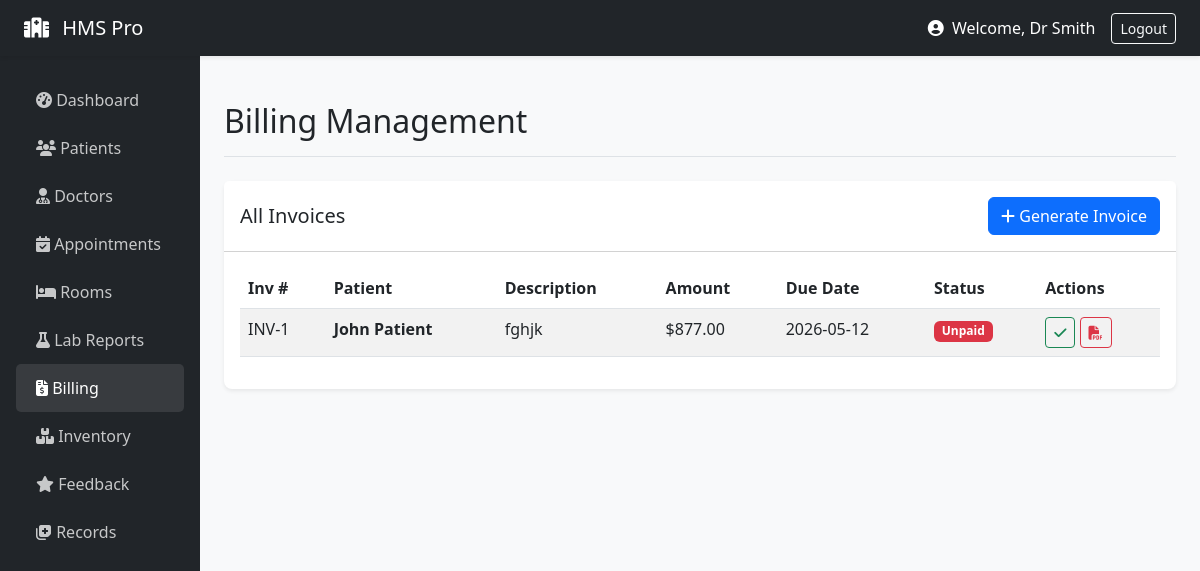
The app's page /staff/billing (signed in), older data.
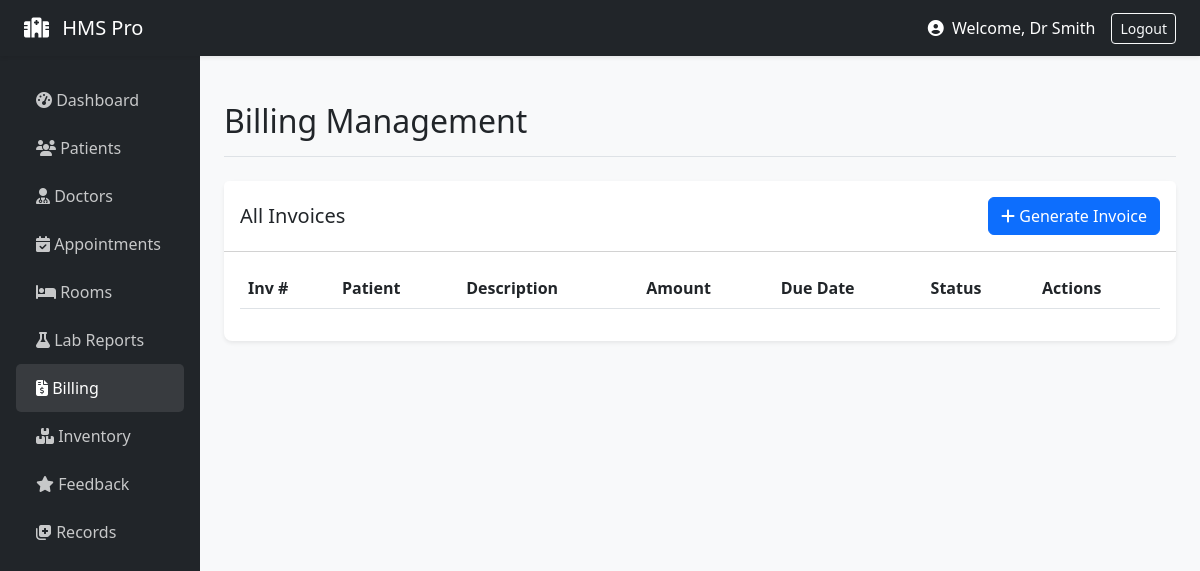
The same page, newer data.
### models/__init__.py (models this page shows, shortened)
class User(UserMixin, db.Model):
    id = db.Column(db.Integer, primary_key=True)
    email = db.Column(db.String(120), unique=True, nullable=False)
    name = db.Column(db.String(100), nullable=False)
    role = db.Column(db.String(20), nullable=False)
    password_hash = db.Column(db.String(200), nullable=False)
    age = db.Column(db.Integer)
    gender = db.Column(db.String(10))
    staff_role = db.Column(db.String(50))
    department = db.Column(db.String(50))
    staff_id = db.Column(db.String(20))
    created_at = db.Column(db.DateTime, default=datetime.utcnow)

class Invoice(db.Model):
    id = db.Column(db.Integer, primary_key=True)
    patient_id = db.Column(db.Integer, db.ForeignKey('user.id'))
    amount = db.Column(db.Float)
    description = db.Column(db.String(200))
    status = db.Column(db.String(20), default='Unpaid')
    due_date = db.Column(db.Date)
    created_at = db.Column(db.DateTime, default=datetime.utcnow)
    patient = db.relationship('User', foreign_keys=[patient_id])

### routes/staff.py (the view, shortened to what this page needs)
@staff_bp.route('/billing', methods=['GET', 'POST'])
def billing():
    form = InvoiceForm()
    patients = User.query.filter_by(role='patient').all()
    form.patient_id.choices = [(p.id, p.name) for p in patients]
    invoices = Invoice.query.all()
    return render_template('billing.html', invoices=invoices, form=form)

### models/__init__.py (called while the page is built)
@login_manager.user_loader
def load_user(user_id):
    return User.query.get(int(user_id))

### routes/staff.py (called while the page is built)
def staff_required(f):
    @wraps(f)
    def decorated_function(*args, **kwargs):
        if current_user.role != 'staff':
            flash('Staff access only', 'danger')
            return redirect(url_for('auth.login'))
        return f(*args, **kwargs)
    return decorated_function

@staff_bp.before_request
@login_required
@staff_required
def before_request():
    pass

### templates/billing.html (shortened to what this page needs)
{% extends "base.html" %}
{% block page_title %}Billing Management{% endblock %}
{% block content %}
<div class="card">
    <div class="card-header bg-white d-flex justify-content-between align-items-center py-3">
        <h5 class="mb-0">All Invoices</h5>
        <button type="button" class="btn btn-primary" data-bs-toggle="modal" data-bs-target="#addInvoiceModal">
            <i class="fas fa-plus"></i> Generate Invoice
        </button>
    </div>
    <div class="card-body">
        <table class="table table-striped table-hover datatable w-100">
            <thead>
                <tr>
                    <th>Inv #</th>
                    <th>Patient</th>
                    <th>Description</th>
                    <th>Amount</th>
                    <th>Due Date</th>
                    <th>Status</th>
                    <th>Actions</th>
                </tr>
            </thead>
            <tbody>
                {% for invoice in invoices %}
                <tr>
                    <td>INV-{{ invoice.id }}</td>
                    <td><strong>{{ invoice.patient.name if invoice.patient else 'Unknown' }}</strong></td>
                    <td>{{ invoice.description }}</td>
                    <td>${{ "%.2f"|format(invoice.amount) }}</td>
                    <td>{{ invoice.due_date }}</td>
                    <td>
                        {% if invoice.status == 'Paid' %}
                        <span class="badge bg-success">Paid</span>
                        {% elif invoice.status == 'Unpaid' %}
                        <span class="badge bg-danger">Unpaid</span>
                        {% else %}
                        <span class="badge bg-secondary">{{ invoice.status }}</span>
                        {% endif %}
                    </td>
                    <td>
                        {% if invoice.status == 'Unpaid' %}
                        <a href="#" class="btn btn-sm btn-outline-success" title="Mark Paid"><i class="fas fa-check"></i></a>
                        {% endif %}
                        <a href="#" class="btn btn-sm btn-outline-danger" title="Download PDF"><i class="fas fa-file-pdf"></i></a>
                    </td>
                </tr>
                {% endfor %}
            </tbody>
        </table>
    </div>
</div>
{% endblock %}

### templates/base.html (shortened to what this page needs)
<!doctype html>
<html lang="en">
<head>
  <link href="https://cdn.jsdelivr.net/npm/bootstrap@5.3.0/dist/css/bootstrap.min.css" rel="stylesheet">
  <link rel="stylesheet" href="https://cdnjs.cloudflare.com/ajax/libs/font-awesome/6.4.0/css/all.min.css">
</head>
<body>
{% if current_user.is_authenticated %}
<nav class="navbar navbar-dark bg-dark sticky-top shadow-sm">
  <div class="container-fluid px-4">
    <a class="navbar-brand" href="/"><i class="fas fa-hospital me-2"></i> HMS Pro</a>
    <div class="d-flex align-items-center text-white">
      <span class="me-3">
        <i class="fas fa-user-circle me-1"></i> Welcome, {{ current_user.name.split('@')[0] if '@' in current_user.name else current_user.name }}
      </span>
      <a class="btn btn-outline-light btn-sm" href="{{ url_for('auth.logout') }}">Logout</a>
    </div>
  </div>
</nav>
{% endif %}
<div id="main-wrapper">
    {% if not current_user.is_authenticated %}
        <div class="container mt-5">
    {% else %}
        <div class="container-fluid">
            <div class="row">
                <nav class="col-md-2 d-none d-md-block sidebar px-3">
                    <ul class="nav flex-column">
                        {% if current_user.role == 'staff' %}
                            <li class="nav-item">
                                <a class="nav-link {{ 'active' if request.endpoint == 'staff.dashboard' else '' }}" href="{{ url_for('staff.dashboard') }}"><i class="fas fa-tachometer-alt"></i> Dashboard</a>
                            </li>
                            <li class="nav-item">
                                <a class="nav-link {{ 'active' if request.endpoint == 'staff.patients' else '' }}" href="{{ url_for('staff.patients') }}"><i class="fas fa-users"></i> Patients</a>
                            </li>
                            <li class="nav-item">
                                <a class="nav-link {{ 'active' if request.endpoint == 'staff.doctors' else '' }}" href="{{ url_for('staff.doctors') }}"><i class="fas fa-user-md"></i> Doctors</a>
                            </li>
                            <li class="nav-item">
                                <a class="nav-link {{ 'active' if request.endpoint == 'staff.appointments' else '' }}" href="{{ url_for('staff.appointments') }}"><i class="fas fa-calendar-check"></i> Appointments</a>
                            </li>
                            <li class="nav-item">
                                <a class="nav-link {{ 'active' if request.endpoint == 'staff.rooms' else '' }}" href="{{ url_for('staff.rooms') }}"><i class="fas fa-bed"></i> Rooms</a>
                            </li>
                            <li class="nav-item">
                                <a class="nav-link {{ 'active' if request.endpoint == 'staff.lab' else '' }}" href="{{ url_for('staff.lab') }}"><i class="fas fa-flask"></i> Lab Reports</a>
                            </li>
                            <li class="nav-item">
                                <a class="nav-link {{ 'active' if request.endpoint == 'staff.billing' else '' }}" href="{{ url_for('staff.billing') }}"><i class="fas fa-file-invoice-dollar"></i> Billing</a>
                            </li>
                            <li class="nav-item">
                                <a class="nav-link {{ 'active' if request.endpoint == 'staff.inventory' else '' }}" href="{{ url_for('staff.inventory') }}"><i class="fas fa-boxes"></i> Inventory</a>
                            </li>
                            <li class="nav-item">
                                <a class="nav-link {{ 'active' if request.endpoint == 'staff.feedback' else '' }}" href="{{ url_for('staff.feedback') }}"><i class="fas fa-star"></i> Feedback</a>
                            </li>
                            <li class="nav-item">
                                <a class="nav-link" href="#" onclick="alert('Select a patient to view records')"><i class="fas fa-notes-medical"></i> Records</a>
                            </li>
                        {% endif %}
                    </ul>
                </nav>
                <main class="col-md-10 ms-sm-auto px-md-4 main-content">
                    <div class="d-flex justify-content-between flex-wrap flex-md-nowrap align-items-center pt-3 pb-2 mb-4 border-bottom">
                        <h1 class="h2">{% block page_title %}{% endblock %}</h1>
                    </div>
    {% endif %}
    {% block content %}{% endblock %}
    {% if current_user.is_authenticated %}
                </main>
            </div>
        </div>
    {% else %}
        </div>
    {% endif %}
</div>
</body>
</html>

### templates/base.html (style rules this page uses)
body { background-color: #f8f9fa; }
.sidebar { min-height: 100vh; background-color: #212529; color: white; padding-top: 20px; }
.sidebar .nav-link { color: rgba(255,255,255,.75); padding: 12px 20px; font-weight: 500; }
.sidebar .nav-link:hover, .sidebar .nav-link.active { color: white; background-color: rgba(255,255,255,.1); border-radius: 5px; }
.main-content { padding: 30px; }
.card { box-shadow: 0 0.125rem 0.25rem rgba(0,0,0,.075); border: none; border-radius: 0.5rem; margin-bottom: 20px; }

Row changes from the older to the newer data that the page shows:
removed Invoice: id "1", patient "John Patient", description "fghjk", amount "877.00", due_date "2026-05-12", status "Unpaid"
